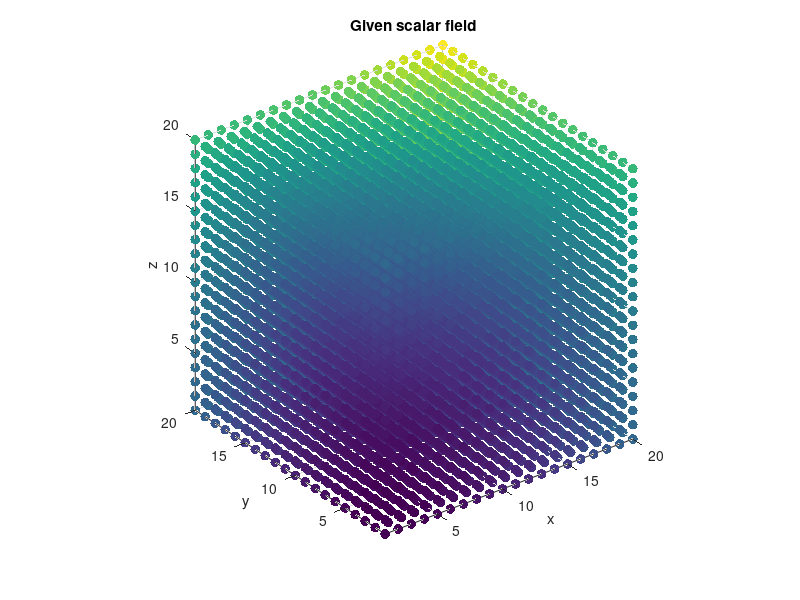

This figure's MATLAB source: (Note: this script raises an error after producing the figure.)
clc
close all

addpath('../mole_MATLAB')

% Parameters
k = 2;  % Order of accuracy
m = 20; % Number of nodes along x-axis
n = 20; % Number of nodes along y-axis
o = 20; % Number of nodes along z-axis

[X, Y, Z] = meshgrid(1:m, 1:n, 1:o);

C = X.^2+Y.^2+Z.^2; % Given scalar field (on a nodal grid)

% Plot the physical grid
scatter3(X(:), Y(:), Z(:), 50, C(:), 'Filled');
title('Given scalar field')
axis equal
xlabel('x')
ylabel('y')
zlabel('z')
set(gcf, 'Color', 'w')

% Staggered logical grid
[Xs, Ys, Zs] = meshgrid([1 1.5 : 1 : m-0.5 m], [1 1.5 : 1 : n-0.5 n], [1 1.5 : 1 : o-0.5 o]);
% Interpolate scalar field from nodal logical to staggered logical
Cs = interp3(C, Xs, Ys, Zs);
% Reshape the field so it can be multiplied by the operator later on
C_ = reshape(permute(Cs, [2, 1, 3]), [], 1);

% Get 3D curvilinear mimetic gradient
G = grad3DCurv(k, X, Y, Z);

% Apply the operator to the field
TMP = G*C_;
Gx = TMP(1:m*(n-1)*(o-1));
Gy = TMP(m*(n-1)*(o-1)+1:m*(n-1)*(o-1)+(m-1)*n*(o-1));
Gz = TMP(m*(n-1)*(o-1)+(m-1)*n*(o-1)+1:end);

% Reshape for visualization
Gx = permute(reshape(Gx, m, n-1, o-1), [2, 1, 3]);
Gy = permute(reshape(Gy, m-1, n, o-1), [2, 1, 3]);
Gz = permute(reshape(Gz, m-1, n-1, o), [2, 1, 3]);

figure
surf(Gx(:, :, 10))
title('Gx')
xlabel('x')
ylabel('y')
zlabel('z')
set(gcf, 'Color', 'w')

figure
surf(Gy(:, :, 10))
title('Gy')
xlabel('x')
ylabel('y')
zlabel('z')
set(gcf, 'Color', 'w')

figure
surf(squeeze(Gz(10, :, :)))
title('Gz')
xlabel('z')
ylabel('x')
zlabel('y')
set(gcf, 'Color', 'w')